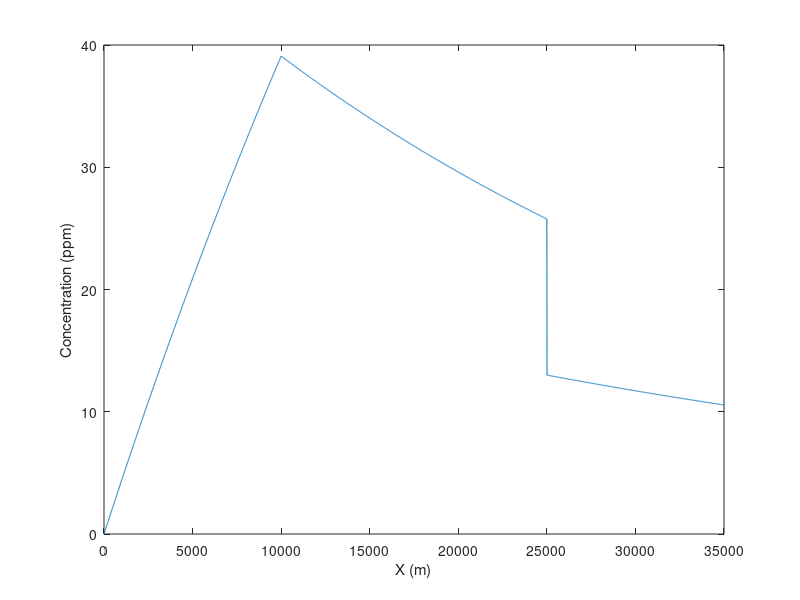

Here is the MATLAB script that generated this plot:
initConcentration = 0; % at start
q_w = 0.5 * 3600 * 24; % m^3/day
q_r = 0.5 * 3600 * 24; % m^3/day
k = 0.1; % 1/day
u_1 = 3600;
u_2 = 3600;
u_3 = 4800;
c_3At25000 = 13; % c_3 at 25000m (ppm)
c_2At25000 = ((c_3At25000 * (q_r + q_w)) - 10000)/q_r; % c_2 at 25000m (ppm)
c_1At10000 = c_2At25000/exp(-k * 15000/3600); % ppm
w = (c_1At10000 * k)/(1 - exp(-k * 10000/3600));

x_1 = 0:10:10000;
x_2 = 10:10:15000;
x_3 = 10:10:10000;

c_1 = (initConcentration * exp(-k * x_1./u_1)) + ((w/k) * (1 - exp(-k * x_1./u_1)));
c_2 = c_1(length(c_1)) * exp(-k * x_2./u_2);
c_3 = c_3At25000 * exp(-k * x_3./u_3);

x = 0:10:35000;
c = [c_1 c_2, c_3];
% initiating plot with labels
figure;
plot(x, c);

xlabel('X (m)');
ylabel('Concentration (ppm)');

